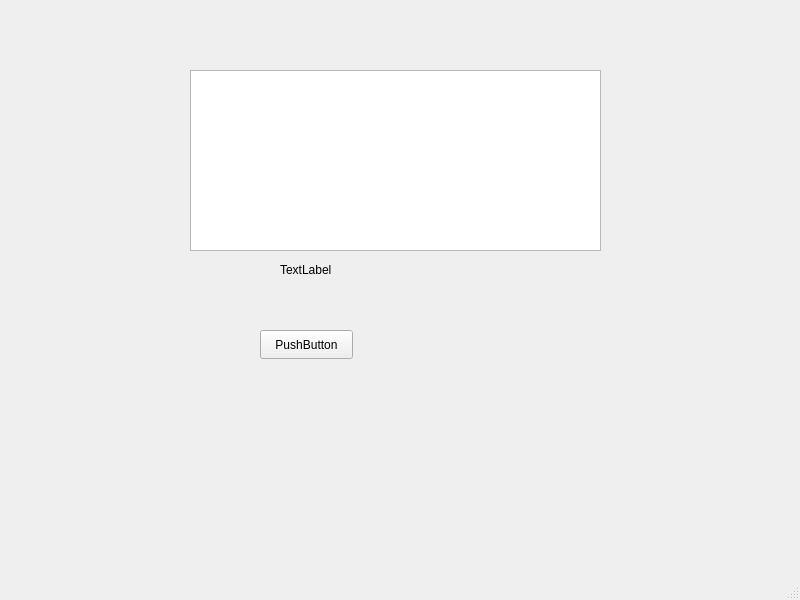
<?xml version="1.0" encoding="UTF-8"?>
<ui version="4.0">
 <class>MainWindow</class>
 <widget class="QMainWindow" name="MainWindow">
  <property name="geometry">
   <rect>
    <x>0</x>
    <y>0</y>
    <width>800</width>
    <height>600</height>
   </rect>
  </property>
  <property name="windowTitle">
   <string>MainWindow</string>
  </property>
  <widget class="QWidget" name="centralwidget">
   <widget class="QPushButton" name="pushButton">
    <property name="geometry">
     <rect>
      <x>260</x>
      <y>330</y>
      <width>93</width>
      <height>29</height>
     </rect>
    </property>
    <property name="text">
     <string>PushButton</string>
    </property>
   </widget>
   <widget class="QLabel" name="label">
    <property name="geometry">
     <rect>
      <x>280</x>
      <y>260</y>
      <width>63</width>
      <height>20</height>
     </rect>
    </property>
    <property name="text">
     <string>TextLabel</string>
    </property>
   </widget>
   <widget class="QTextEdit" name="outputTextEdit">
    <property name="geometry">
     <rect>
      <x>190</x>
      <y>70</y>
      <width>411</width>
      <height>181</height>
     </rect>
    </property>
   </widget>
  </widget>
  <widget class="QMenuBar" name="menubar">
   <property name="geometry">
    <rect>
     <x>0</x>
     <y>0</y>
     <width>800</width>
     <height>26</height>
    </rect>
   </property>
  </widget>
  <widget class="QStatusBar" name="statusbar"/>
 </widget>
 <resources/>
 <connections/>
</ui>
